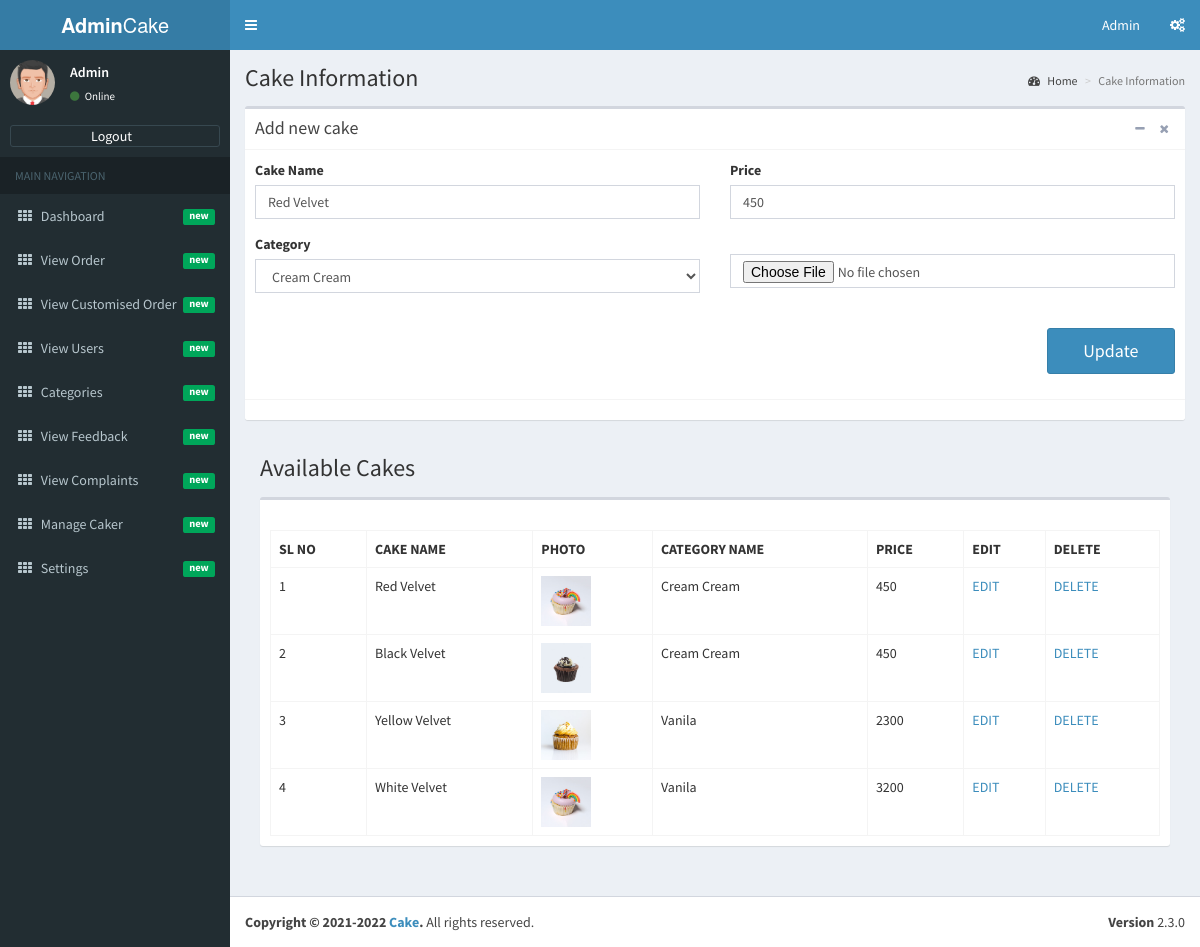
The page /admin/admin-manage-cakes.php?editid=13 (signed in) on the database its author committed.
### tables this page shows
CREATE TABLE IF NOT EXISTS `tbl_cake` (
  `id` int(11) NOT NULL AUTO_INCREMENT,
  `cake_name` varchar(50) NOT NULL,
  `category_name` varchar(50) NOT NULL,
  `cake_price` decimal(10,0) NOT NULL,
  `photo` varchar(100) NOT NULL,
  `caker_id` int(11) NOT NULL DEFAULT '0',
  PRIMARY KEY (`id`)
);

CREATE TABLE IF NOT EXISTS `tbl_category` (
  `id` int(11) NOT NULL AUTO_INCREMENT,
  `category_name` varchar(50) NOT NULL,
  PRIMARY KEY (`id`)
);

### admin/admin-manage-cakes.php (the view, shortened to what this page needs)
<?php
if(isset($_SESSION['logged_in']) && !empty($_SESSION['logged_in']))
{
   include('dbconnection.php');
   require_once('admin-header.php');
   $saveButton = 1;
   $edit_cake_value  = "";
   $edit_category_value  = "";
   $edit_price_value  = "";
if (isset($_GET['editid']))
{
    $saveButton = 2;
    $editid = $_GET['editid'];
    $ret=mysqli_query($con,"select * from tbl_cake where ID =$editid");
    while ($row=mysqli_fetch_array($ret))
    {
        $edit_cake_value  = $row['cake_name'];
        $edit_category_value  = $row['category_name'];
        $edit_price_value  = $row['cake_price'];
    }
}
?>
<div class="content-wrapper">
        <section class="content-header">
          <h1>
            Cake Information
          </h1>
          <ol class="breadcrumb">
            <li><a href="index.php"><i class="fa fa-dashboard"></i> Home</a></li>
            <li class="active">Cake Information</li>
          </ol>
        </section>
        <section class="content">
          <div class="box box-default">
            <div class="box-header with-border">
              <h3 class="box-title">Add new cake</h3>
              <div class="box-tools pull-right">
                <button class="btn btn-box-tool" data-widget="collapse"><i class="fa fa-minus"></i></button>
                <button class="btn btn-box-tool" data-widget="remove"><i class="fa fa-remove"></i></button>
              </div>
            </div>
            <div class="box-body">
			<form method="post" enctype='multipart/form-data'>
              <div class="row">
                <div class="col-md-6">
                  <div class="form-group">
                      <label for="cakename">Cake Name</label>
					  <input type="text" class="form-control" name="cake_name" placeholder="Name" required value="<?php echo $edit_cake_value;?>">
                    </div>
                  <div class="form-group">
                  <label for="cakename">Category</label>
					<select class="form-control select2" name="category_name"  style="width: 100%;">
                                <?php
                                $ret=mysqli_query($con,"select * from tbl_category");
                                while ($row=mysqli_fetch_array($ret)) {
                                    $cat = $row['category_name'];
                                ?>
                                    <option <?php if($edit_category_value == $cat){echo "selected";}?> value="<?php echo $row['category_name'];?>"><?php echo $row['category_name'];?></option>
								<?php
                                }
                                ?>
									</select>
                  </div>
                </div>
                <div class="col-md-6">
                  <div class="form-group">
                      <label for="cakename">Price</label>
					  <input type="text" class="form-control" name="price" placeholder="Price" required value="<?php echo $edit_price_value;?>">
                    </div>
                </div>
				<div class="col-md-6"><br>
				<div class="form-group">
         <input type="file" name="fileToUpload" class="form-control" required>
				</div>
				</div>
              </div>
              <div class="row">
              <div class="col-md-10"></div>
              <div class="col-md-2"><br>
				<div class="form-group">
                                <?php
                                if ($saveButton==2)
                                {
                                    echo ' <input  type="submit" class="btn btn-block btn-primary btn-lg" value="Update" name="update_cake">';
                                }
                                ?>
				</div>
				</div>
              </div>
			  </form>
            </div>
            <div class="box-footer">
            </div>
          </div>
        <section class="content-header">
          <h1>
            Available Cakes
          </h1>
        </section>
        <section class="content">
          <div class="row">
            <div class="col-xs-12">
              <div class="box">
                <div class="box-header">
                </div>
                <div class="box-body">
              <table cellpadding="0" cellspacing="0" border="0" class="display table table-bordered" id="hidden-table-info">
<tbody>
<tr>
 <th>SL NO</th>
 <th>CAKE NAME</th>
 <th>PHOTO</th>
    <th>CATEGORY NAME</th>
    <th>PRICE</th>
    <th>EDIT</th>
    <th>DELETE</th>
</tr>
<?php
$ret=mysqli_query($con,"select * from tbl_cake");
$cnt=1;
while ($row=mysqli_fetch_array($ret)) {
?>
<tr>
<td><?php echo $cnt; ?></td>
<td><?php  echo $row['cake_name'];?></td>
<td><img src="<?php  echo $row['photo'];?>" alt="" style="width:50px;height:50px"></td>
<td><?php  echo $row['category_name'];?></td>
<td><?php  echo $row['cake_price'];?></td>
<td><a href=<?php echo "admin-manage-cakes.php?editid=".$row['id'];?>>EDIT</a></td>
<td><a href=<?php echo "admin-manage-cakes.php?deleteid=".$row['id'];?>>DELETE</a></td>
</tr>
<?php
$cnt=$cnt+1;
}?>
</tbody>
</table>
                </div>
              </div>
            </div>
          </div>
        </section>
      </div>
<?php
require_once('admin-footer.php');
  }
else
{
 header("location:admin-login.php");
}
?>

### rows shown on the page
tbl_cake: cake_name "Red Velvet", category_name "Cream Cream", price "450", photo (picture), cake_price "450"
tbl_cake: cake_name "Black Velvet", photo (picture), category_name "Cream Cream", cake_price "450"
tbl_cake: cake_name "Yellow Velvet", photo (picture), category_name "Vanila", cake_price "2300"
tbl_cake: cake_name "White Velvet", photo (picture), category_name "Vanila", cake_price "3200"
